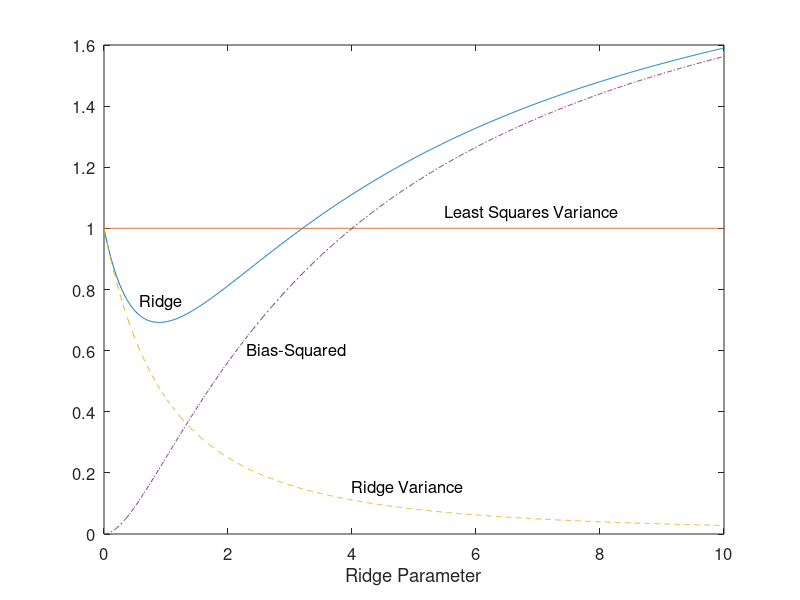

MATLAB code for this plot:
% This example provides a plot of the ridge variance,
% the least squares variance, the ridge residual sum 
% squares, and the bias-squared quantities as a function 
% of the ridge parameter for a simple system. It outputs 
% the upper bound, the minimum value and the zero 
% derivative condition.

% Optimal Estimation of Dynamic Systems (2nd ed.) by Crassidis and Junkins
% Example 2.11

% Written by John L. Crassidis 9/03

% Other Required Routines: none

% Ridge Variables
sig2=2;
lam=2;
x=1.5;
phi=[0:0.01:10]';
fac=(lam+phi);
p=lam*sig2./fac./fac;
q=(sig2*lam+phi.*phi*x*x)./fac./fac;
bias2=phi.*phi./fac./fac*x*x;
pls=sig2/lam;

% Plot Results
t=phi;
plot(t,q,t,ones(length(phi),1)*pls,t,p,'--',t,bias2,'-.')
axis([0 10 0 1.6]);
set(gca,'Fontsize',12);set(gca,'Fontname','Helvetica');
set(gca,'Ytick',[0 0.2 0.4 0.6 0.8 1.0 1.2 1.4 1.6])

text(5.5,1.05,'Least Squares Variance','Fontsize',12)
text(0.57,0.76,'Ridge','Fontsize',12)
text(4,0.15,'Ridge Variance','Fontsize',12)
text(2.3,0.6,'Bias-Squared','Fontsize',12)
h=get(gca,'Xlabel');
set(h,'String','\fontsize{12} {Ridge Parameter \phi}')
xlabel('Ridge Parameter')

% Upper Bound
upper_bound=2*sig2/(x*x-sig2/lam)

% Check Minimum
mink=find(q==min(q));
minphi=phi(mink)
facmin3=(lam+minphi)^3;
should_be_near_zero=2*minphi*lam*x^2/facmin3-2*sig2*lam/facmin3